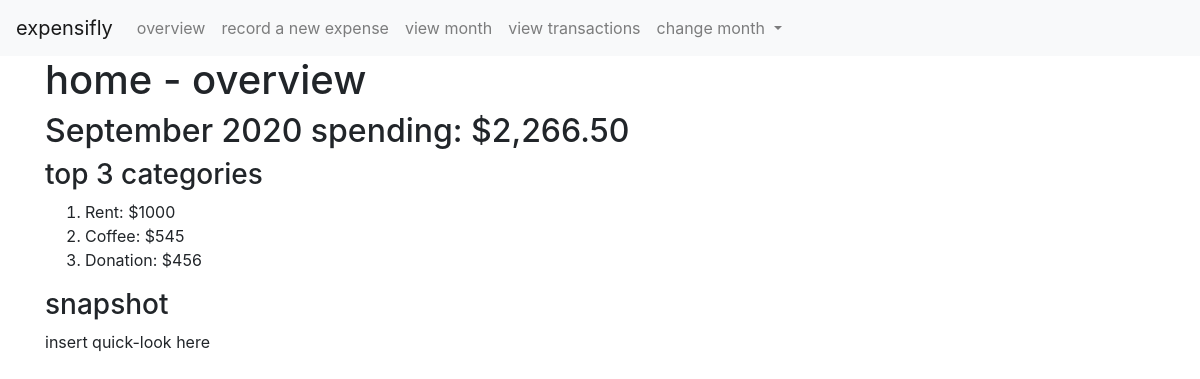
The page / on the database its author committed.
### record/models.py (models this page shows, shortened)
class Category(models.Model):
    category = models.CharField(max_length=50)
    class Meta:
        ordering = ['category']

### record/views.py (the view)
# urls.py: path('', views.index, name='index'),
def index(request):
    context = get_spending()
    return render(request, 'record/index.html', context=context)

### record/helpers.py (called while the page is built)
def get_spending(year=date.today().year, month=date.today().month):
    selected_date = date(year, month, 1)
    tx_year = Expense.objects.filter(date__year=year)
    tx_month = tx_year.filter(date__month=month)
    total_year, total_month = tx_year.aggregate(Sum('amount')), tx_month.aggregate(Sum('amount'))
    totals = {'year': format(round(total_year['amount__sum'],2), ',.2f'), 'month': format(round(total_month['amount__sum'], 2), ',.2f')}
    top_cats = tx_month.values('category__category').annotate(Sum('amount')).order_by('-amount')[:3]
    months = Expense.objects.dates('date', 'month')
    context = {"selected_date": selected_date, "tx": tx_month, "totals": totals, 'top_cats': top_cats, 'months': months}
    return context

### record/templates/record/index.html
{% extends "record/base.html" %}
{% block body %}
  <div class="container">
    <h1>home - overview</h1>
    <h2>{{ selected_date|date:"F Y" }} spending: ${{ totals.month }}</h2>
    <h3>top 3 categories</h3>
    <ol>
      {% for cat in top_cats %}
        <li>{{ cat.category__category }}: ${{ cat.amount__sum }}</li>
      {% endfor %}
    </ol>
    <h3>snapshot</h3>
    <p>insert quick-look here</p>
  </div>
{% endblock %}

### rows shown on the page
Category: category__category "Rent", amount__sum "1000"
Category: category__category "Coffee", amount__sum "545"
Category: category__category "Donation", amount__sum "456"

### other values the page prints
{{ selected_date|date:"F Y" }} "September 2020"
{{ totals.month }} "2,266.50"
